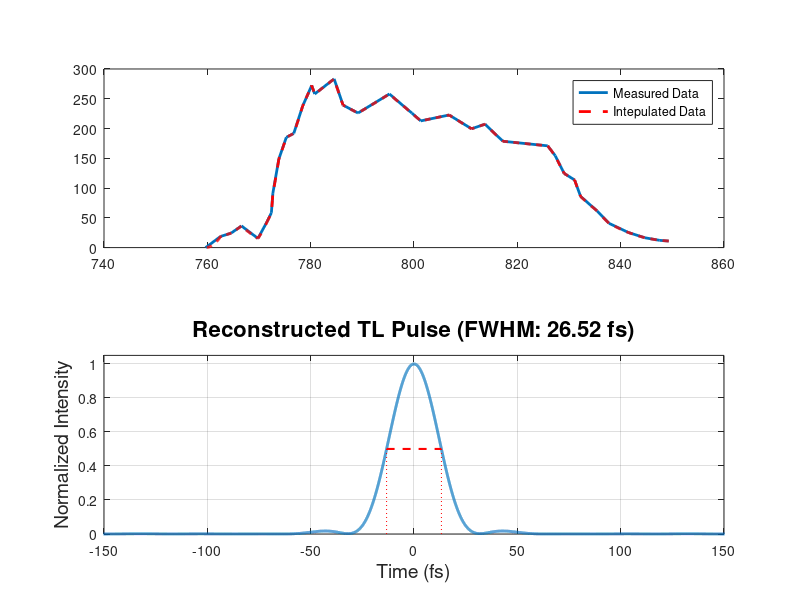

The MATLAB source for this figure:
clear; close all; clc;
%% Inverse Fourier Transform for Pulse Reconstruction (Corrected for 2*pi scaling)
% --- 1. Load and Convert Data ---
% load("OAP_Zoomed_data_laptop.mat")
% load("data.mat")
load("Real_data.mat")
c = 299792458; % Speed of light (m/s)

% Your Input Data (Wavelength in nm, Spectrum is REAL Intensity)
wavelength_nm = wavelengths_nm; % Example: Your input vector in nm
I_spectrum_meas = abs(y_pixels - max(y_pixels));
[wavelength_nm,indx]  = sort(wavelength_nm);
I_spectrum_meas = I_spectrum_meas(indx);

% --- 2. USER INPUT: DESIRED TIME DOMAIN CONTROL ---
N_eff = 2^20;        % The desired number of points for the IFFT (controls T_total length)

fprintf('\n--- Input Parameters ---\n');
fprintf('FFT Points (N): %d\n', N_eff);

% --- 3. CONVERSION AND RESAMPLING TO UNIFORM FREQUENCY GRID ---

% 3.1. Convert Wavelength to non-uniform Frequency (Hz)
wavelength_m = wavelength_nm * 1e-9;
nu_Hz = c ./ wavelength_m; 
E_nu_TL_non_uniform = sqrt(I_spectrum_meas); % Transform-Limited E-field (Amplitude)

% 3.2. Define the new, UNIFORM Frequency Grid
% Sort in ascending frequency order
[nu_Hz, sortIdx] = sort(nu_Hz);
E_nu_TL_non_uniform = E_nu_TL_non_uniform(sortIdx);

% Determine the step size for the uniform grid (use the original number of points over the span)
nu_span = nu_Hz(end) - nu_Hz(1);
dnu_uniform = nu_span / (length(nu_Hz) - 1); 

% Create the new uniform grid spanning the original data range
nu_uniform_grid = linspace(nu_Hz(1),nu_Hz(end),2^10);%nu_Hz(1) : dnu_uniform : nu_Hz(end);

% 3.3. Resample the spectrum onto the uniform grid
% Use 'linear' interpolation, setting values outside the range to zero (0).
% Transpose to column vector (required for subsequent operations)
E_nu_resampled = interp1(nu_Hz, E_nu_TL_non_uniform, nu_uniform_grid, 'linear', 0).'; 

% --- 4. PARAMETER CALCULATION (Driven by Uniform Grid) ---

% 4.1. Calculate the IFFT Total Time Range (T_total)
% T_total is dictated by the uniform frequency step: T_total = 1 / Delta_nu_eff
Delta_nu_eff = nu_uniform_grid(2) - nu_uniform_grid(1);
T_total = 1 / Delta_nu_eff; 

% 4.2. Calculate the resulting Time Step (dt)
dt_actual = T_total / N_eff; 

fprintf('Resampled Frequency Step (Delta nu): %.2f GHz\n', Delta_nu_eff / 1e9);
fprintf('Total Time Range (T_total): %.2f fs\n', T_total * 1e15);
fprintf('Calculated Time Step (dt): %.2e fs\n', dt_actual * 1e15);

% --- 5. CENTERING AND PADDING ---

N_resampled = length(E_nu_resampled);

% 5.1. Center the spectrum (moves carrier to the center of the vector)
% E_shifted = ifftshift(E_nu_resampled);

% 5.2. Apply Padding and Un-shift
N_shift = floor((N_eff - N_resampled) / 2); 
E_padded_centered = [zeros(N_shift, 1); E_nu_resampled; zeros(N_eff - N_resampled - N_shift, 1)];
E_IFFT_input = ifftshift(E_padded_centered); % Un-shift for IFFT (low frequency at index 1)

% --- 6. EXECUTE INVERSE FAST FOURIER TRANSFORM (IFFT) ---
E_t = fft(E_IFFT_input); 
E_t = fftshift(E_t);
% --- 7. TIME VECTOR CONSTRUCTION AND ANALYSIS ---

t_raw = (0:N_eff-1)' * dt_actual;
t_shifted = t_raw - T_total/2; % Center the time axis around zero

I_t = abs(E_t).^2;
I_t_norm = I_t / max(I_t);

% Calculate FWHM
[I_peak, idx_peak] = max(I_t_norm);
half_max = 0.5 * I_peak; % Use 0.5 * actual peak value

% --- Robust FWHM Calculation using Two-Point Linear Interpolation ---
if I_peak < half_max
    warning('Pulse peak is below half-maximum. FWHM calculation aborted.');
    FWHM = NaN; t1 = NaN; t2 = NaN;
else
    % --- Find t1 (Leading Edge) ---
    I_before = I_t_norm(1:idx_peak);
    t_before = t_shifted(1:idx_peak);
    
    idx_start_t1 = find(I_before <= half_max, 1, 'last'); % Point <= 0.5
    idx_end_t1 = find(I_before >= half_max, 1, 'first');  % Point >= 0.5
    
    if isempty(idx_start_t1) || isempty(idx_end_t1)
        warning('Cannot reliably find leading edge (t1) points.');
        t1 = NaN;
    else
        % Use the two surrounding points for linear interpolation
        t1_indices = [idx_start_t1, idx_end_t1];
        I_segment_t1 = I_before(t1_indices);
        t_segment_t1 = t_before(t1_indices);
        
        [I_unique_t1, unique_idx_t1] = unique(I_segment_t1);
        t1 = interp1(I_unique_t1, t_segment_t1(unique_idx_t1), half_max, 'linear');
    end

    % --- Find t2 (Trailing Edge) ---
    I_after = I_t_norm(idx_peak:end);
    t_after = t_shifted(idx_peak:end);

    idx_start_t2 = find(I_after >= half_max, 1, 'last');  % Point >= 0.5
    idx_end_t2 = find(I_after <= half_max, 1, 'first');   % Point <= 0.5

    if isempty(idx_start_t2) || isempty(idx_end_t2)
        warning('Cannot reliably find trailing edge (t2) points.');
        t2 = NaN;
    else
        % Use the two surrounding points for linear interpolation
        t2_indices = [idx_start_t2, idx_end_t2];
        I_segment_t2 = I_after(t2_indices);
        t_segment_t2 = t_after(t2_indices);

        [I_unique_t2, unique_idx_t2] = unique(I_segment_t2);
        t2 = interp1(I_unique_t2, t_segment_t2(unique_idx_t2), half_max, 'linear');
    end
    
    FWHM = t2 - t1;
end 

fprintf('Calculated FWHM Duration: %.2f fs\n', FWHM * 1e15);

% --- 8. PLOTTING ---
figure;
subplot(2,1,1)
plot(wavelength_nm,I_spectrum_meas, "LineWidth",2,"DisplayName","Measured Data"); hold on
plot(c./nu_uniform_grid*1e9,abs(E_nu_resampled).^2,"LineWidth",2,"LineStyle","--","Color", "red","DisplayName","Intepulated Data")
legend


subplot(2,1,2)
plot(t_shifted * 1e15, I_t_norm, 'LineWidth', 2);
hold on;
% Plot the FWHM line
if ~isnan(FWHM)
    plot([t1 t2] * 1e15, [half_max half_max], 'r--', 'LineWidth', 1.5);
    plot([t1 t1] * 1e15, [0 half_max], 'r:');
    plot([t2 t2] * 1e15, [0 half_max], 'r:');
end
hold off;

xlabel('Time (fs)', 'FontSize', 14);
ylabel('Normalized Intensity', 'FontSize', 14);
title(['Reconstructed TL Pulse (FWHM: ' num2str(FWHM*1e15, '%.2f') ' fs)'], 'FontSize', 16);
grid on;
axis([min(t_shifted)*1e15 max(t_shifted)*1e15 0 1.05]); % Set y-axis limit
xlim([-150,150])